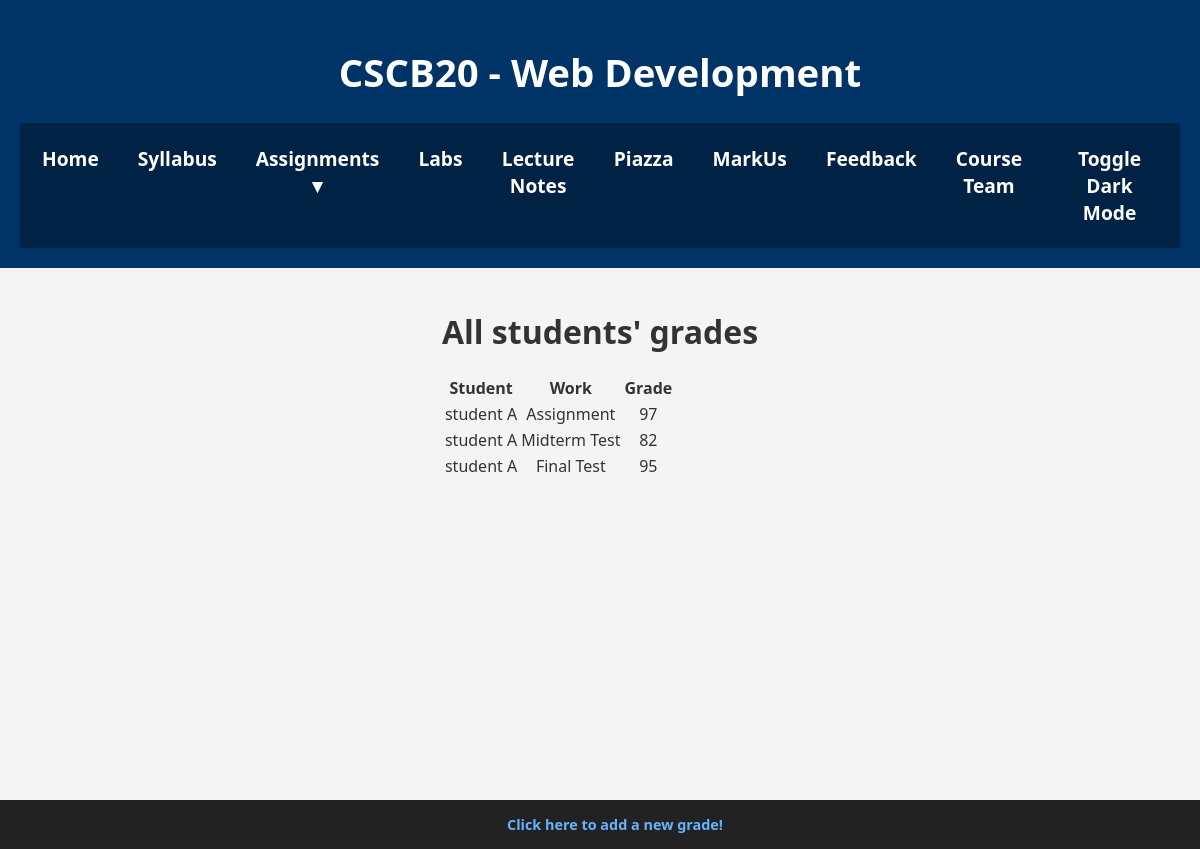
Screenshot of /Grade (signed in) with the database file from the repository.
### app.py (models this page shows)
class Grade(db.Model):
    __tablename__ = 'Grade'
    id = db.Column(db.Integer, primary_key=True)
    userID = db.Column(db.Integer, db.ForeignKey('User.id'), nullable=False)
    work = db.Column(db.String(50), nullable=False)
    grade = db.Column(db.Integer, nullable=False)

class User(db.Model):
    __tablename__ = 'User'
    id = db.Column(db.Integer, primary_key=True)
    first_name = db.Column(db.String(50), nullable=False)
    last_name  = db.Column(db.String(50), nullable=False)
    username   = db.Column(db.String(50), unique=True, nullable=False)
    email      = db.Column(db.String(100), unique=True, nullable=False)
    password   = db.Column(db.String(200), nullable=False)
    user_type  = db.Column(db.String(20), nullable=False)  # 'Student' or 'Instructor'
    grades = db.relationship('Grade', backref='user', lazy=True)
    regrade=db.relationship('Regrade', backref='user', lazy=True)

### app.py (the view)
@app.route('/Grade')
def grade():
    query_grade_result = query_grades()
    user_type = session.get('user_type')
    if user_type == 'Instructor':
        return render_template('InstructorGrade.html', query_grade_result=query_grade_result)
    else:
        return render_template('StudentGrade.html', query_grade_result=query_grade_result)

### app.py (called while the page is built)
def query_grades():
    return Grade.query.all()

### Template/InstructorGrade.html (shortened to what this page needs)
<!DOCTYPE html>
<html lang="en">
<head>
  <link rel="stylesheet" href="{{ url_for('static', filename='css/index.css') }}">
</head>
<body>
  <div class="wrapper">
    <header>
      <h1>CSCB20 - Web Development</h1>
      <nav>
        <ul>
          <li><a href="{{ url_for('home') }}">Home</a></li>
          <li><a href="Dummy.pdf" target="_blank">Syllabus</a></li>
          <li class="dropdown">
            <a href="#">Assignments ▼</a>
          </li>
          <li><a href="{{ url_for('lab') }}">Labs</a></li>
          <li><a href="{{ url_for('lecture_note') }}">Lecture Notes</a></li>
          <li><a href="https://piazza.com/" target="_blank">Piazza</a></li>
          <li><a href="https://markus2.utsc.utoronto.ca/" target="_blank">MarkUs</a></li>
          <li><a href="{{ url_for('feedback') }}">Feedback</a></li>
          <li><a href="{{ url_for('course_team') }}">Course Team</a></li>
          <li><label for="dark-mode-toggle" class="toggle-btn">Toggle Dark Mode</label></li>
        </ul>
      </nav>
    </header>
    <div class="content-wrapper">
      <h1>  All students' grades</h1>
      <table>
        <tr>
            <th>Student</th>
            <th>Work</th>
            <th>Grade</th>
        </tr>
        {% for grade in query_grade_result %}
        <tr>
            <td>{{ grade.user.first_name }} {{ grade.user.last_name }}</td>
            <td>{{ grade.work }}</td>
            <td>{{ grade.grade }}</td>
        </tr>
        {% endfor %}
    </table>
    </div>
  </div>
</body>
<footer>
     <a href="{{ url_for('addGrades') }}">Click here to add a new grade!</a>
</footer>

### Static/CSS/index.css (style rules this page uses)
:root { --font-family: "Segoe UI", sans-serif; --bg-color: #f4f4f4; --text-color: #333; --header-bg: #003366; --nav-bg: #002244; --nav-link-color: white; --nav-link-hover-color: #66b3ff; --course-bg: white; --assignment-bg: #ffffff; --assignment-heading-color: #003366; --assignment-heading-border: #e0e0e0; --assignment-details-text: #555; --footer-bg: #222; --footer-text-color: white; --footer-link-color: #66b3ff; --button-bg: #00509e; --button-hover-bg: #0073e6; --input-bg: #fff; --input-text: #333; --input-border: #ccc; }
html, body { margin: 0; padding: 0; height: 100%; font-family: var(--font-family); background-color: var(--bg-color); color: var(--text-color); transition: background 0.5s, color 0.5s; animation: fadeIn 0.5s ease-in-out; }
.wrapper { display: flex; flex-direction: column; min-height: 100vh; background-color: var(--bg-color); }
.content-wrapper { flex: 1; max-width: 1100px; margin: 20px auto; padding: 0 20px; text-align: center; color: #333; }
header { background-color: var(--header-bg); color: white; padding: 20px; text-align: center; font-size: 1.2em; }
nav { position: sticky; top: 0; background: var(--nav-bg); padding: 10px; z-index: 100; }
nav ul { list-style-type: none; padding: 0; margin: 0; text-align: center; display: flex; justify-content: center; gap: 15px; }
nav ul li { position: relative; }
nav ul li a { text-decoration: none; color: var(--nav-link-color); font-weight: 600; padding: 12px; display: block; transition: color 0.3s ease; }
.dropdown { position: relative; }
footer { background-color: var(--footer-bg); color: var(--footer-text-color); text-align: center; padding: 15px; width: 100%; font-size: 0.9em; margin-top: auto; }
footer a { color: var(--footer-link-color); text-decoration: none; font-weight: bold; }
.toggle-btn { text-decoration: none; color: var(--nav-link-color); font-weight: 600; padding: 12px; display: block; cursor: pointer; transition: color 0.3s ease; }

### rows the page displays
Grade: user.first_name "student", user.last_name "A", work "Assignment", grade "97"
Grade: user.first_name "student", user.last_name "A", work "Midterm Test", grade "82"
Grade: user.first_name "student", user.last_name "A", work "Final Test", grade "95"
